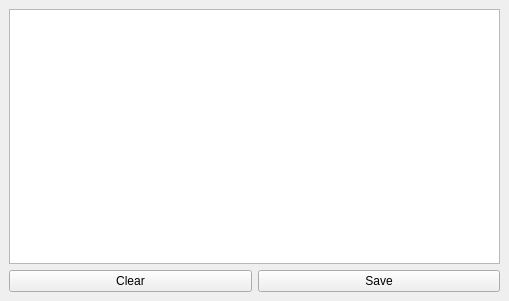
<?xml version="1.0" encoding="UTF-8"?>
<ui version="4.0">
 <class>Figure11CommentView</class>
 <widget class="QMainWindow" name="Figure11CommentView">
  <property name="geometry">
   <rect>
    <x>0</x>
    <y>0</y>
    <width>509</width>
    <height>301</height>
   </rect>
  </property>
  <property name="windowTitle">
   <string>Comment View</string>
  </property>
  <widget class="QWidget" name="comment_view_widget">
   <layout class="QGridLayout" name="gridLayout">
    <item row="0" column="0" colspan="2">
     <widget class="QTextEdit" name="comment_textedit"/>
    </item>
    <item row="1" column="0">
     <widget class="QPushButton" name="clear_button">
      <property name="text">
       <string>Clear</string>
      </property>
     </widget>
    </item>
    <item row="1" column="1">
     <widget class="QPushButton" name="save_button">
      <property name="text">
       <string>Save</string>
      </property>
     </widget>
    </item>
   </layout>
  </widget>
 </widget>
 <resources/>
 <connections/>
</ui>
